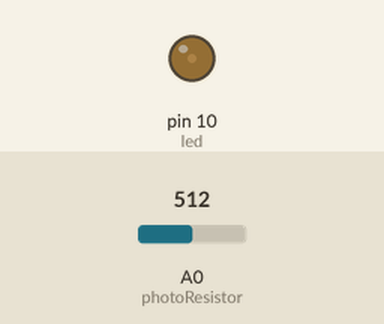
Simulated run of this sketch. Board: Arduino Uno, built with avr-gcc and run on an emulated ATmega328P. Shown: output pins drawn as LEDs (lit = HIGH). The test bench sets the inputs (shaded band); at power-on: A0 (photoResistor) = 512.

Above: at 1.2 s.
1.3 s: A0 (photoResistor) set to 716
At 2.3 s:
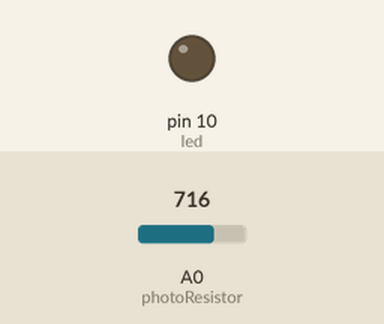
2.8 s: A0 (photoResistor) set to 581
4.3 s: A0 (photoResistor) set to 557
At 4.6 s:
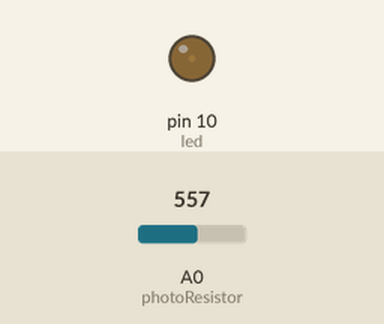
5.8 s: A0 (photoResistor) set to 306
At 6.9 s:
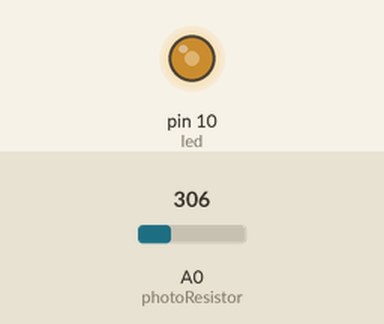
7.3 s: A0 (photoResistor) set to 122
At 8.1 s:
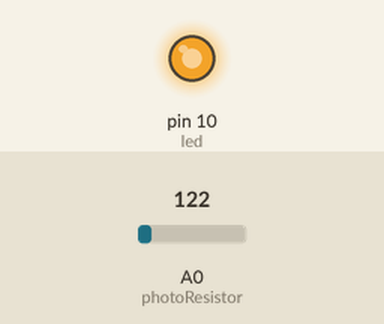
8.8 s: A0 (photoResistor) set to 900
At 9.2 s:
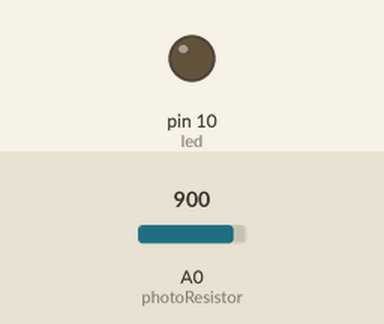
Timing chart, 0 to 11.3 s (numbered marks = the images above; inputs shaded):
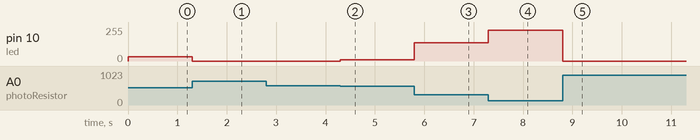

The sketch:

ledNIghtLight.ino
```cpp
int photoResistor = 0;
int solarPower = 0;
int led = 10;

void setup()
{
  Serial.begin(9600);
  pinMode(led, OUTPUT);
}

void loop()
{
  solarPower = analogRead(photoResistor);
  solarPower = constrain(solarPower, 70, 575);
  solarPower = map(solarPower, 70, 575, 255, 0);
  analogWrite(led, solarPower);
}
```

Measured:
- after the input at 1.3 s, pin 10 (led): 32/255 → 0/255 at once
- after the input at 2.8 s, every drawn part: stays the same
- after the input at 4.3 s, pin 10 (led): 0/255 → 10/255 at once
- after the input at 5.8 s, pin 10 (led): 10/255 → 136/255 at once
- after the input at 7.3 s, pin 10 (led): 136/255 → 229/255 at once
- after the input at 8.8 s, pin 10 (led): 229/255 → 0/255 at once
